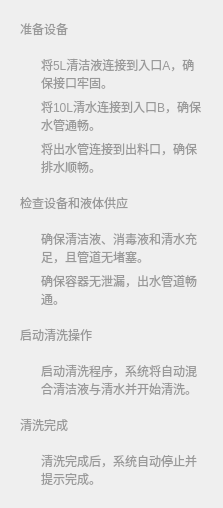
                                  <widget class="QWidget" name="week_log">
                                   <property name="styleSheet">
                                    <string notr="true">QWidget#week_log{
	background-color:white;
	border-bottom-right-radius:10px;
	
}</string>
                                   </property>
                                   <layout class="QVBoxLayout" name="verticalLayout_60" stretch="2,10,2,3,2,3,2,3">
                                    <property name="spacing">
                                     <number>0</number>
                                    </property>
                                    <item>
                                     <widget class="QWidget" name="widget_119" native="true">
                                      <property name="styleSheet">
                                       <string notr="true">color:rgba(153, 153, 153, 1);</string>
                                      </property>
                                      <layout class="QHBoxLayout" name="horizontalLayout_104">
                                       <item>
                                        <widget class="QLabel" name="label_67">
                                         <property name="text">
                                          <string>准备设备</string>
                                         </property>
                                        </widget>
                                       </item>
                                      </layout>
                                     </widget>
                                    </item>
                                    <item>
                                     <widget class="QWidget" name="widget_123" native="true">
                                      <property name="styleSheet">
                                       <string notr="true">color:rgba(153, 153, 153, 1);</string>
                                      </property>
                                      <layout class="QVBoxLayout" name="verticalLayout_56">
                                       <property name="leftMargin">
                                        <number>30</number>
                                       </property>
                                       <item>
                                        <widget class="QWidget" name="widget_124" native="true">
                                         <layout class="QVBoxLayout" name="verticalLayout_57">
                                          <property name="spacing">
                                           <number>0</number>
                                          </property>
                                          <property name="leftMargin">
                                           <number>0</number>
                                          </property>
                                          <property name="topMargin">
                                           <number>0</number>
                                          </property>
                                          <property name="rightMargin">
                                           <number>0</number>
                                          </property>
                                          <property name="bottomMargin">
                                           <number>0</number>
                                          </property>
                                          <item>
                                           <widget class="QLabel" name="label_72">
                                            <property name="text">
                                             <string>将5L清洁液连接到入口A，确</string>
                                            </property>
                                           </widget>
                                          </item>
                                          <item>
                                           <widget class="QLabel" name="label_73">
                                            <property name="text">
                                             <string>保接口牢固。</string>
                                            </property>
                                           </widget>
                                          </item>
                                         </layout>
                                        </widget>
                                       </item>
                                       <item>
                                        <widget class="QWidget" name="widget_125" native="true">
                                         <layout class="QVBoxLayout" name="verticalLayout_58">
                                          <property name="spacing">
                                           <number>0</number>
                                          </property>
                                          <property name="leftMargin">
                                           <number>0</number>
                                          </property>
                                          <property name="topMargin">
                                           <number>0</number>
                                          </property>
                                          <property name="rightMargin">
                                           <number>0</number>
                                          </property>
                                          <property name="bottomMargin">
                                           <number>0</number>
                                          </property>
                                          <item>
                                           <widget class="QLabel" name="label_74">
                                            <property name="text">
                                             <string>将10L清水连接到入口B，确保</string>
                                            </property>
                                           </widget>
                                          </item>
                                          <item>
                                           <widget class="QLabel" name="label_75">
                                            <property name="text">
                                             <string>水管通畅。</string>
                                            </property>
                                           </widget>
                                          </item>
                                         </layout>
                                        </widget>
                                       </item>
                                       <item>
                                        <widget class="QWidget" name="widget_126" native="true">
                                         <layout class="QVBoxLayout" name="verticalLayout_59">
                                          <property name="spacing">
                                           <number>0</number>
                                          </property>
                                          <property name="leftMargin">
                                           <number>0</number>
                                          </property>
                                          <property name="topMargin">
                                           <number>0</number>
                                          </property>
                                          <property name="rightMargin">
                                           <number>0</number>
                                          </property>
                                          <property name="bottomMargin">
                                           <number>0</number>
                                          </property>
                                          <item>
                                           <widget class="QLabel" name="label_76">
                                            <property name="text">
                                             <string>将出水管连接到出料口，确保</string>
                                            </property>
                                           </widget>
                                          </item>
                                          <item>
                                           <widget class="QLabel" name="label_77">
                                            <property name="text">
                                             <string>排水顺畅。</string>
                                            </property>
                                           </widget>
                                          </item>
                                         </layout>
                                        </widget>
                                       </item>
                                      </layout>
                                     </widget>
                                    </item>
                                    <item>
                                     <widget class="QWidget" name="widget_122" native="true">
                                      <property name="styleSheet">
                                       <string notr="true">color:rgba(153, 153, 153, 1);</string>
                                      </property>
                                      <layout class="QHBoxLayout" name="horizontalLayout_106">
                                       <item>
                                        <widget class="QLabel" name="label_71">
                                         <property name="text">
                                          <string>检查设备和液体供应</string>
                                         </property>
                                        </widget>
                                       </item>
                                      </layout>
                                     </widget>
                                    </item>
                                    <item>
                                     <widget class="QWidget" name="widget_114" native="true">
                                      <property name="styleSheet">
                                       <string notr="true">color:rgba(153, 153, 153, 1);</string>
                                      </property>
                                      <layout class="QVBoxLayout" name="verticalLayout_51">
                                       <property name="leftMargin">
                                        <number>30</number>
                                       </property>
                                       <item>
                                        <widget class="QWidget" name="widget_115" native="true">
                                         <layout class="QVBoxLayout" name="verticalLayout_52">
                                          <property name="spacing">
                                           <number>0</number>
                                          </property>
                                          <property name="leftMargin">
                                           <number>0</number>
                                          </property>
                                          <property name="topMargin">
                                           <number>0</number>
                                          </property>
                                          <property name="rightMargin">
                                           <number>0</number>
                                          </property>
                                          <property name="bottomMargin">
                                           <number>0</number>
                                          </property>
                                          <item>
                                           <widget class="QLabel" name="label_57">
                                            <property name="text">
                                             <string>确保清洁液、消毒液和清水充</string>
                                            </property>
                                           </widget>
                                          </item>
                                          <item>
                                           <widget class="QLabel" name="label_61">
                                            <property name="text">
                                             <string>足，且管道无堵塞。</string>
                                            </property>
                                           </widget>
                                          </item>
                                         </layout>
                                        </widget>
                                       </item>
                                       <item>
                                        <widget class="QWidget" name="widget_116" native="true">
                                         <layout class="QVBoxLayout" name="verticalLayout_53">
                                          <property name="spacing">
                                           <number>0</number>
                                          </property>
                                          <property name="leftMargin">
                                           <number>0</number>
                                          </property>
                                          <property name="topMargin">
                                           <number>0</number>
                                          </property>
                                          <property name="rightMargin">
                                           <number>0</number>
                                          </property>
                                          <property name="bottomMargin">
                                           <number>0</number>
                                          </property>
                                          <item>
                                           <widget class="QLabel" name="label_62">
                                            <property name="text">
                                             <string>确保容器无泄漏，出水管道畅</string>
                                            </property>
                                           </widget>
                                          </item>
                                          <item>
                                           <widget class="QLabel" name="label_63">
                                            <property name="text">
                                             <string>通。</string>
                                            </property>
                                           </widget>
                                          </item>
                                         </layout>
                                        </widget>
                                       </item>
                                      </layout>
                                     </widget>
                                    </item>
                                    <item>
                                     <widget class="QWidget" name="widget_120" native="true">
                                      <property name="styleSheet">
                                       <string notr="true">color:rgba(153, 153, 153, 1);</string>
                                      </property>
                                      <layout class="QHBoxLayout" name="horizontalLayout_105">
                                       <item>
                                        <widget class="QLabel" name="label_68">
                                         <property name="text">
                                          <string>启动清洗操作</string>
                                         </property>
                                        </widget>
                                       </item>
                                      </layout>
                                     </widget>
                                    </item>
                                    <item>
                                     <widget class="QWidget" name="widget_117" native="true">
                                      <property name="styleSheet">
                                       <string notr="true">color:rgba(153, 153, 153, 1);</string>
                                      </property>
                                      <layout class="QVBoxLayout" name="verticalLayout_54">
                                       <property name="spacing">
                                        <number>0</number>
                                       </property>
                                       <property name="leftMargin">
                                        <number>30</number>
                                       </property>
                                       <item>
                                        <widget class="QLabel" name="label_64">
                                         <property name="text">
                                          <string>启动清洗程序，系统将自动混</string>
                                         </property>
                                        </widget>
                                       </item>
                                       <item>
                                        <widget class="QLabel" name="label_65">
                                         <property name="text">
                                          <string>合清洁液与清水并开始清洗。</string>
                                         </property>
                                        </widget>
                                       </item>
                                      </layout>
                                     </widget>
                                    </item>
                                    <item>
                                     <widget class="QWidget" name="widget_118" native="true">
                                      <property name="styleSheet">
                                       <string notr="true">color:rgba(153, 153, 153, 1);</string>
                                      </property>
                                      <layout class="QHBoxLayout" name="horizontalLayout_103">
                                       <item>
                                        <widget class="QLabel" name="label_66">
                                         <property name="text">
                                          <string>清洗完成</string>
                                         </property>
                                        </widget>
                                       </item>
                                      </layout>
                                     </widget>
                                    </item>
                                    <item>
                                     <widget class="QWidget" name="widget_121" native="true">
                                      <property name="styleSheet">
                                       <string notr="true">color:rgba(153, 153, 153, 1);</string>
                                      </property>
                                      <layout class="QVBoxLayout" name="verticalLayout_55">
                                       <property name="spacing">
                                        <number>0</number>
                                       </property>
                                       <property name="leftMargin">
                                        <number>30</number>
                                       </property>
                                       <item>
                                        <widget class="QLabel" name="label_69">
                                         <property name="text">
                                          <string>清洗完成后，系统自动停止并</string>
                                         </property>
                                        </widget>
                                       </item>
                                       <item>
                                        <widget class="QLabel" name="label_70">
                                         <property name="text">
                                          <string>提示完成。</string>
                                         </property>
                                        </widget>
                                       </item>
                                      </layout>
                                     </widget>
                                    </item>
                                   </layout>
                                  </widget>
